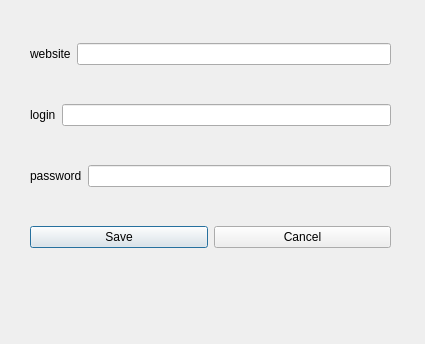
<?xml version="1.0" encoding="UTF-8"?>
<ui version="4.0">
 <class>editdialog</class>
 <widget class="QDialog" name="editdialog">
  <property name="geometry">
   <rect>
    <x>0</x>
    <y>0</y>
    <width>425</width>
    <height>344</height>
   </rect>
  </property>
  <property name="windowTitle">
   <string>Dialog</string>
  </property>
  <widget class="QWidget" name="verticalLayoutWidget">
   <property name="geometry">
    <rect>
     <x>30</x>
     <y>10</y>
     <width>361</width>
     <height>274</height>
    </rect>
   </property>
   <layout class="QVBoxLayout" name="verticalLayout">
    <item>
     <layout class="QHBoxLayout" name="horizontalLayout_3">
      <item>
       <widget class="QLabel" name="label">
        <property name="text">
         <string>website</string>
        </property>
       </widget>
      </item>
      <item>
       <widget class="QLineEdit" name="websiteEdit"/>
      </item>
     </layout>
    </item>
    <item>
     <layout class="QHBoxLayout" name="horizontalLayout">
      <item>
       <widget class="QLabel" name="label_3">
        <property name="text">
         <string>login</string>
        </property>
       </widget>
      </item>
      <item>
       <widget class="QLineEdit" name="loginEdit"/>
      </item>
     </layout>
    </item>
    <item>
     <layout class="QHBoxLayout" name="horizontalLayout_2">
      <item>
       <widget class="QLabel" name="label_2">
        <property name="text">
         <string>password</string>
        </property>
       </widget>
      </item>
      <item>
       <widget class="QLineEdit" name="passwordEdit"/>
      </item>
     </layout>
    </item>
    <item>
     <layout class="QHBoxLayout" name="horizontalLayout_6">
      <item>
       <widget class="QPushButton" name="saveButton">
        <property name="text">
         <string>Save</string>
        </property>
       </widget>
      </item>
      <item>
       <widget class="QPushButton" name="cancelButton">
        <property name="text">
         <string>Cancel</string>
        </property>
       </widget>
      </item>
     </layout>
    </item>
   </layout>
  </widget>
 </widget>
 <resources/>
 <connections/>
</ui>
